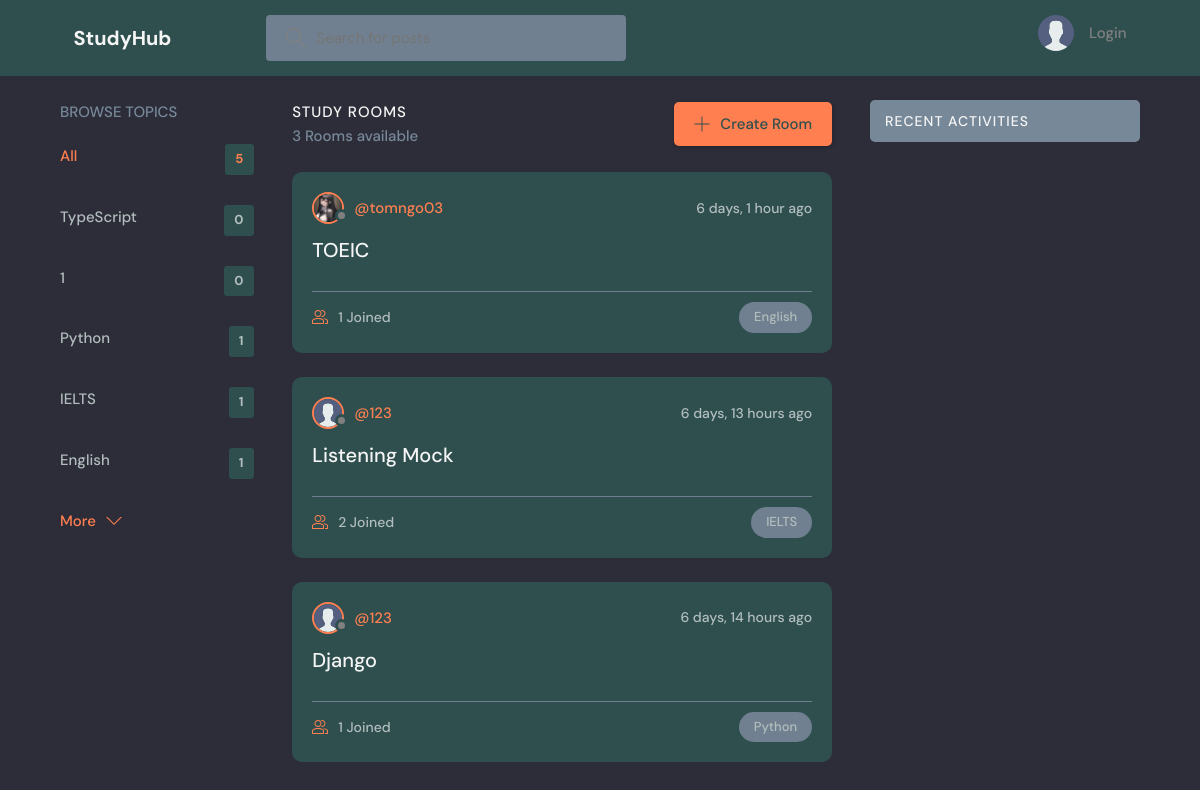
The page / on the database its author committed.
### study_project/models.py (models this page shows, shortened)
class Topic(models.Model):
    name = models.CharField(max_length=200)

class Room(models.Model):
    host = models.ForeignKey(User, on_delete=models.SET_NULL, null=True)
    topic = models.ForeignKey(Topic, on_delete=models.SET_NULL, null=True)
    name = models.CharField(max_length=200)
    description = models.TextField(null=True, blank=True)
    participants = models.ManyToManyField(
        User, related_name='participants', blank=True)
    updated = models.DateTimeField(auto_now=True)
    created = models.DateTimeField(auto_now_add=True)
    class Meta:
        ordering = ['-updated', '-created']

class User(AbstractUser):
    name = models.CharField(max_length=200, null=True)
    email = models.EmailField(unique=True, null=True)
    bio = models.TextField(null=True)
    avatar = models.ImageField(null=True, default="avatar.svg")
    groups = models.ManyToManyField(
        'auth.Group',
        related_name='auth_users',
        related_query_name='auth_user_set',
        blank=True,
        help_text='The groups this user belongs to. A user will get all permissions granted to each of their groups.',
        verbose_name='groups',
    )
    user_permissions = models.ManyToManyField(
        'auth.Permission',
        related_name='auth_users',
        related_query_name='auth_user_set',
        blank=True,
        help_text='Specific permissions for this user.',
        verbose_name='user permissions',
    )
    USERNAME_FIELD = 'email'
    REQUIRED_FIELDS = []

### study_project/views.py (the view)
# urls.py: path('', views.home, name="home"),
def home(request):
    q = request.GET.get('q') if request.GET.get('q') != None else ''
    rooms = Room.objects.filter(
        Q(topic__name__icontains=q) |
        Q(name__icontains=q) |
        Q(description__icontains=q)
    )
    topics = Topic.objects.all()[0:10]
    room_count = rooms.count()
    rooms_messages = Message.objects.filter(
        Q(room__topic__name__icontains=q))[0:5]
    context = {'rooms': rooms, 'topics': topics, 'room_count': room_count, 'rooms_messages': rooms_messages}
    return render(request, 'study_project/home.html', context)

### study_project/templates/study_project/home.html (shortened to what this page needs)
{% extends 'main.html' %}
{% block content %}
<main class="layout layout--3">
  <div class="container">
    {% include 'study_project/topics_component.html' %}
    <div class="roomList">
      <div class="roomList__header">
        <div>
          <h2>Study Rooms</h2>
          <p>{{room_count}} Rooms available</p>
        </div>
        <a class="btn btn--main" href="{% url 'create-room' %}">
          <svg version="1.1" xmlns="http://www.w3.org/2000/svg" width="32" height="32" viewBox="0 0 32 32">
            <title>add</title>
            <path
              d="M16.943 0.943h-1.885v14.115h-14.115v1.885h14.115v14.115h1.885v-14.115h14.115v-1.885h-14.115v-14.115z">
            </path>
          </svg>
          Create Room
        </a>
      </div>
      {% include 'study_project/feed_component.html' %}
    </div>
    {% include 'study_project/activity_component.html' %}
  </div>
</main>
{% endblock %}

### study_project/templates/study_project/topics_component.html
<div class="topics">
    <div class="topics__header">
        <h2>Browse Topics</h2>
    </div>
    <ul class="topics__list">
        <li>
            <a href="{% url 'home' %}" class="active">All <span>{{topics.count}}</span></a>
        </li>
        {% for topic in topics %}
        <li>
            <a href="{% url 'home' %}?q={{topic.name}}">{{topic.name}}<span>{{topic.room_set.all.count}}</span></a>
        </li>
        {% endfor %}
    </ul>
    <a class="btn btn--link" href="{% url 'topics' %}">
        More
        <svg version="1.1" xmlns="http://www.w3.org/2000/svg" width="32" height="32" viewBox="0 0 32 32">
            <title>chevron-down</title>
            <path d="M16 21l-13-13h-3l16 16 16-16h-3l-13 13z"></path>
        </svg>
    </a>
</div>

### study_project/templates/study_project/feed_component.html (shortened to what this page needs)
{% for room in rooms %}
<div class="roomListRoom">
    <div class="roomListRoom__header">
        <a href="{% url 'user-profile' room.host.id %}" class="roomListRoom__author">
            <div class="avatar avatar--small">
                <img src="{{room.host.avatar.url}}" />
            </div>
            <span>@{{room.host.username}}</span>
        </a>
        <div class="roomListRoom__actions">
            <span>{{room.created|timesince}} ago</span>
        </div>
    </div>
    <div class="roomListRoom__content">
        <a href="{% url 'room' room.id %}">{{room.name}}</a>
    </div>
    <div class="roomListRoom__meta">
        <a href="{% url 'room' room.id %}" class="roomListRoom__joined">
            {{room.participants.all.count}} Joined
        </a>
        <p class="roomListRoom__topic">{{room.topic.name}}</p>
    </div>
</div>
{% endfor %}

### static/styles/style.css (style rules this page uses)
:root { --color-main: #ff7f50; --color-main-light: #ffe4e1; --color-dark: #2f4f4f; --color-dark-medium: #708090; --color-dark-light: #778899; --color-light: #f5f5f5; --color-gray: #808080; --color-light-gray: #b2bdbd; --color-bg: #2d2d39; --color-success: #32cd32; --color-error: #ff0000; }
* { font-family: "DM Sans", -apple-system, BlinkMacSystemFont, "Segoe UI", Roboto, Oxygen, Ubuntu, Cantarell, "Open Sans", "Helvetica Neue", sans-serif; margin: 0; padding: 0; box-sizing: border-box; text-rendering: optimizeLegibility; font-size: inherit; }
html { font-size: 56.25%; }
@media only screen and (min-width: 1200px) { html { font-size: 62.5%; } }
body { line-height: 1.6; font-weight: 400; font-size: 1.5rem; color: var(--color-light-gray); background-color: var(--color-bg); min-height: 100vh; }
img { width: 100%; }
a { display: inline-block; color: var(--color-main); text-decoration: none; }
.container { max-width: 120rem; width: 90%; margin: auto; }
.btn { background-color: transparent; border: none; display: inline-flex; align-items: center; gap: 1rem; cursor: pointer; transition: all ease-in-out 0.3s; padding: 1rem 2rem; border-radius: 5px; box-shadow: 1px 1px 3px 1px rgba(0, 0, 0, 0.15); font-weight: 500; }
.btn--link { border-radius: 0; padding: 0; color: var(--color-main); box-shadow: none; }
.btn--main { background-color: var(--color-main); color: var(--color-dark); }
.btn > svg { fill: currentColor; width: 1.6rem; height: 1.6rem; }
.avatar { position: relative; display: inline-block; border-radius: 50%; border: 2px solid var(--color-main); }
.avatar img { display: block; border-radius: 50%; object-fit: cover; object-position: center; }
.avatar::after { content: ""; display: block; position: absolute; background-color: var(--color-gray); z-index: 111; border-radius: 50%; border: 0.3rem solid var(--color-dark); }
.avatar.avatar--small img { width: 2.8rem; height: 2.8rem; }
.avatar.avatar--small:after { width: 0.7rem; height: 0.7rem; bottom: 0px; right: -6px; }
.layout { margin-top: 2.4rem; }
.layout > .container { display: flex; justify-content: space-between; align-items: flex-start; }
.layout--3 > .container > div:first-child { flex-basis: 18%; max-width: 22.5rem; }
.layout--3 > .container > div:nth-child(2) { flex-basis: 50%; }
.topics__header { margin-bottom: 2rem; }
.topics__header h2 { text-transform: uppercase; font-weight: 500; color: var(--color-dark-light); }
.topics__list { list-style: none; }
.topics__list li a { display: flex; justify-content: space-between; margin-bottom: 3rem; font-weight: 500; color: var(--color-light-gray); transition: all 0.3s ease-in-out; }
.topics__list li a.active, .topics__list li a:hover { color: var(--color-main); }
.topics__list li a span { padding: 0.5rem 1rem; background-color: var(--color-dark); border-radius: 3px; font-size: 1.3rem; font-weight: 700; letter-spacing: 1px; }
.roomList__header { display: flex; justify-content: space-between; align-items: center; margin-bottom: 2.4rem; }
.roomList__header h2 { text-transform: uppercase; font-weight: 500; color: var(--color-light); letter-spacing: 1px; }
.roomList__header p { font-weight: 500; color: var(--color-dark-light); }
.roomListRoom { margin-bottom: 2.4rem; background-color: var(--color-dark); border-radius: 1rem; padding: 2rem; }
.roomListRoom__header { display: flex; justify-content: space-between; align-items: center; }
.roomListRoom__author { font-weight: 500; display: flex; align-items: center; gap: 1rem; }
.roomListRoom__actions { display: flex; align-items: flex-start; gap: 1rem; position: relative; }
.roomListRoom__actions span { font-size: 1.4rem; font-weight: 500; }
.roomListRoom__content { margin: 1rem 0; }
.roomListRoom__content a { font-size: 2rem; font-weight: 500; margin-bottom: 1.5rem; color: var(--color-light); transition: all 0.3s ease-in-out; }
.roomListRoom__meta { border-top: 1px solid var(--color-dark-medium); padding-top: 1rem; display: flex; align-items: center; justify-content: space-between; }
.roomListRoom__joined { color: var(--color-light-gray); display: flex; align-items: center; gap: 1rem; font-size: 1.4rem; font-weight: 500; }
.roomListRoom__joined svg { fill: var(--color-main); width: 1.6rem; height: 1.6rem; }
.roomListRoom__topic { padding: 5px 1.5rem; background-color: var(--color-dark-medium); border-radius: 5rem; font-weight: 500; font-size: 1.3rem; }

### rows shown on the page
Topic: name "TypeScript", room_set.all.count "0"
Topic: name "1", room_set.all.count "0"
Topic: name "Python", room_set.all.count "1"
Topic: name "IELTS", room_set.all.count "1"
Topic: name "English", room_set.all.count "1"
Room: host.avatar (picture), host.username "tomngo03", created "6 days, 1 hour", name "TOEIC", participants.all.count "1", topic.name "English"
Room: host.avatar (placeholder picture), host.username "123", created "6 days, 13 hours", name "Listening Mock", participants.all.count "2", topic.name "IELTS"
Room: host.avatar (placeholder picture), host.username "123", created "6 days, 14 hours", name "Django", participants.all.count "1", topic.name "Python"

### other values the page prints
{{ topics.count }} "5"
{{ room_count }} "3"
